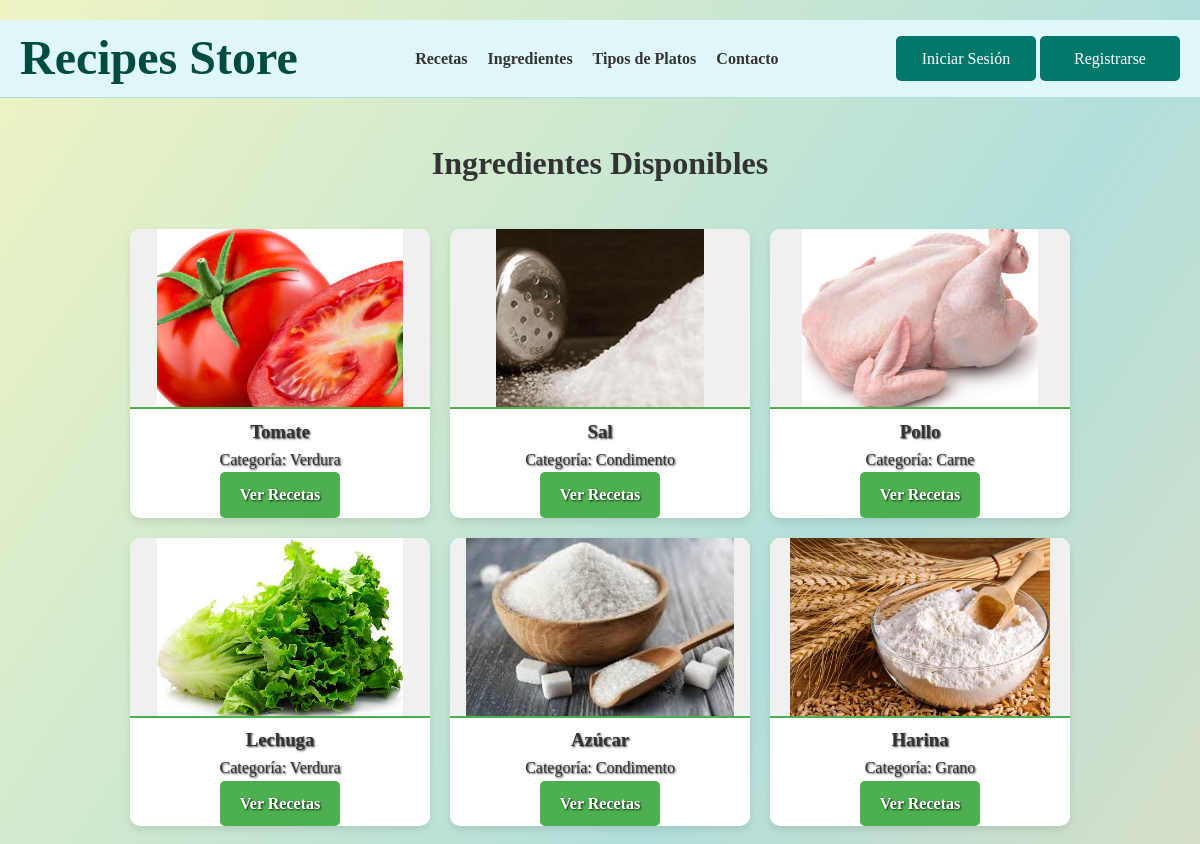
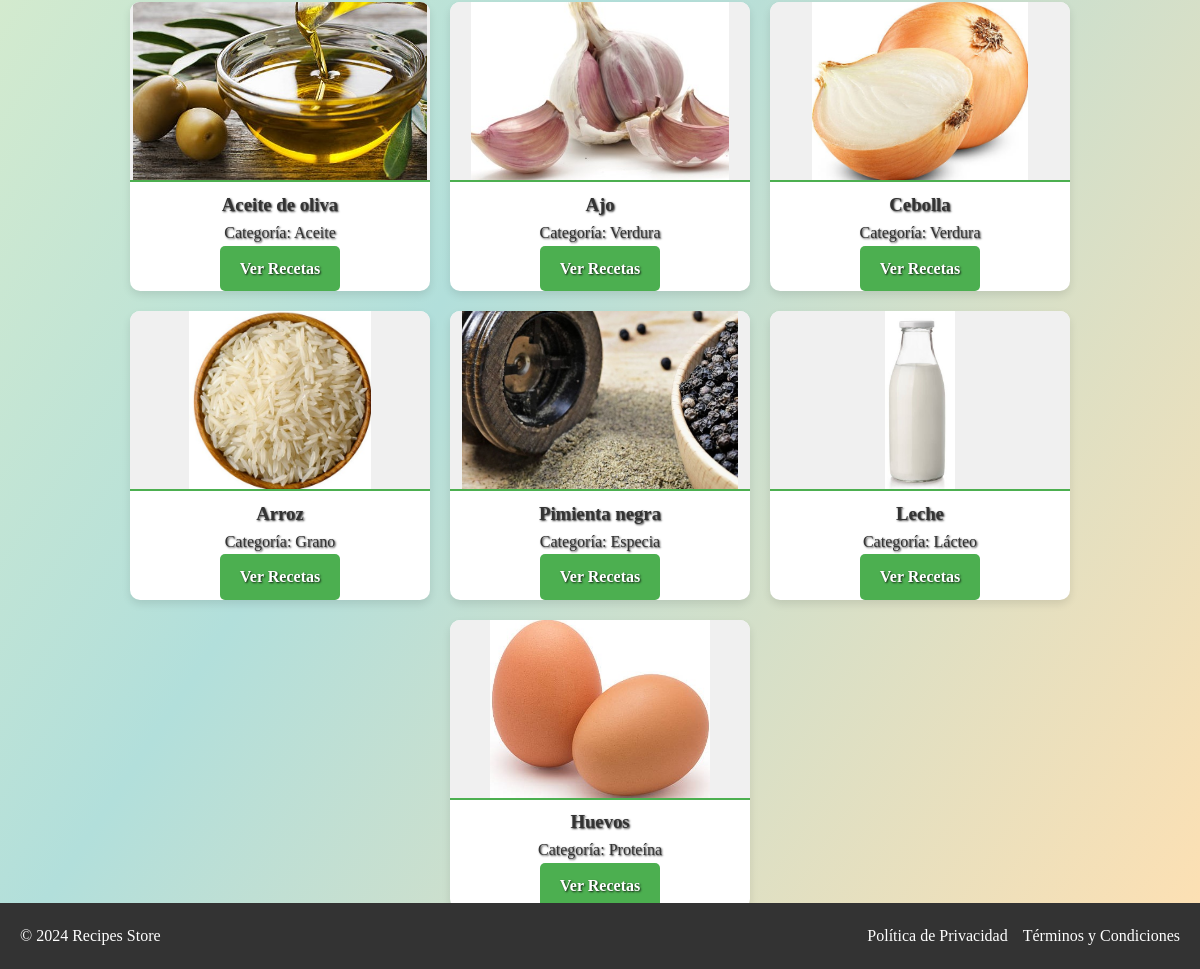
The page /ingredientes/ on the database its author committed (2 pictures, top to bottom).
### appRecetario/models.py (models this page shows, shortened)
class Ingrediente(models.Model):
    nombre = models.CharField(max_length=100)
    categoria = models.CharField(max_length=100)
    descripcion = models.TextField(blank=True, null=True)
    imagen = models.ImageField(upload_to='ingredientes/', blank=True, null=True)

### appRecetario/views.py (the view)
# urls.py: path('ingredientes/', views.list_ingredientes, name='list_ingredientes'),
def list_ingredientes(request):
    ingredientes = Ingrediente.objects.all()
    return render(request, 'ingredientes/list.html', {'ingredientes': ingredientes})

### appRecetario/templates/ingredientes/list.html (shortened to what this page needs)
{% extends 'base.html' %}
{% load static %}
{% block extrastyle %}
<link rel="stylesheet" href="{% static 'styleIngredientes.css' %}">
{% endblock %}
{% block contenido %}
<h2 class="section-title">Ingredientes Disponibles</h2>
<div class="ingredients-container">
    {% for ingrediente in ingredientes %}
    <div class="ingredient-card">
        <img src="{{ ingrediente.imagen.url }}" alt="{{ ingrediente.nombre }}" class="ingredient-image">
        <div class="ingredient-text">
            <h3 class="ingredient-title">{{ ingrediente.nombre }}</h3>
            <p class="ingredient-category">Categoría: {{ ingrediente.categoria }}</p>
            <a href="{% url 'detail_ingrediente' ingrediente.id %}" class="btn-ingrediente">Ver Recetas</a>
        </div>
    </div>
    {% endfor %}
</div>
{% endblock %}

### appRecetario/static/style.css (style rules this page uses)
* { margin: 0; padding: 0; box-sizing: border-box; font-family: 'Georgia', serif; }
body { background-color: #F8F8F8; color: #333; line-height: 1.6; }
.main-content h2 { font-size: 2em; margin-bottom: 20px; color: #333; }
body { background: linear-gradient(to bottom right, #f0f4c3, #b2dfdb, #ffe0b2); padding: 20px 0; }

### appRecetario/static/styleIngredientes.css (style rules this page uses)
.ingredients-container { display: flex; flex-wrap: wrap; gap: 20px; justify-content: center; margin: 40px auto; max-width: 1200px; }
.ingredient-card { background-color: #fff; border-radius: 10px; box-shadow: 0 4px 8px rgba(0, 0, 0, 0.1); text-shadow: 1px 1px 2px rgba(0, 0, 0, 0.8); overflow: hidden; width: 300px; transition: transform 0.2s ease; }
.ingredient-image { width: 100%; height: 180px; object-fit: contain; border-bottom: 2px solid #4caf50; background-color: #f0f0f0; }
.btn-ingrediente { display: inline-block; padding: 10px 20px; background-color: #4caf50; color: white; border-radius: 5px; text-decoration: none; font-weight: bold; transition: background-color 0.3s ease; }

### rows shown on the page
Ingrediente: imagen (picture), nombre "Tomate", categoria "Verdura"
Ingrediente: imagen (picture), nombre "Sal", categoria "Condimento"
Ingrediente: imagen (picture), nombre "Pollo", categoria "Carne"
Ingrediente: imagen (picture), nombre "Lechuga", categoria "Verdura"
Ingrediente: imagen (picture), nombre "Azúcar", categoria "Condimento"
Ingrediente: imagen (picture), nombre "Harina", categoria "Grano"
Ingrediente: imagen (picture), nombre "Aceite de oliva", categoria "Aceite"
Ingrediente: imagen (picture), nombre "Ajo", categoria "Verdura"
Ingrediente: imagen (picture), nombre "Cebolla", categoria "Verdura"
Ingrediente: imagen (picture), nombre "Arroz", categoria "Grano"
Ingrediente: imagen (picture), nombre "Pimienta negra", categoria "Especia"
Ingrediente: imagen (picture), nombre "Leche", categoria "Lácteo"
Ingrediente: imagen (picture), nombre "Huevos", categoria "Proteína"
